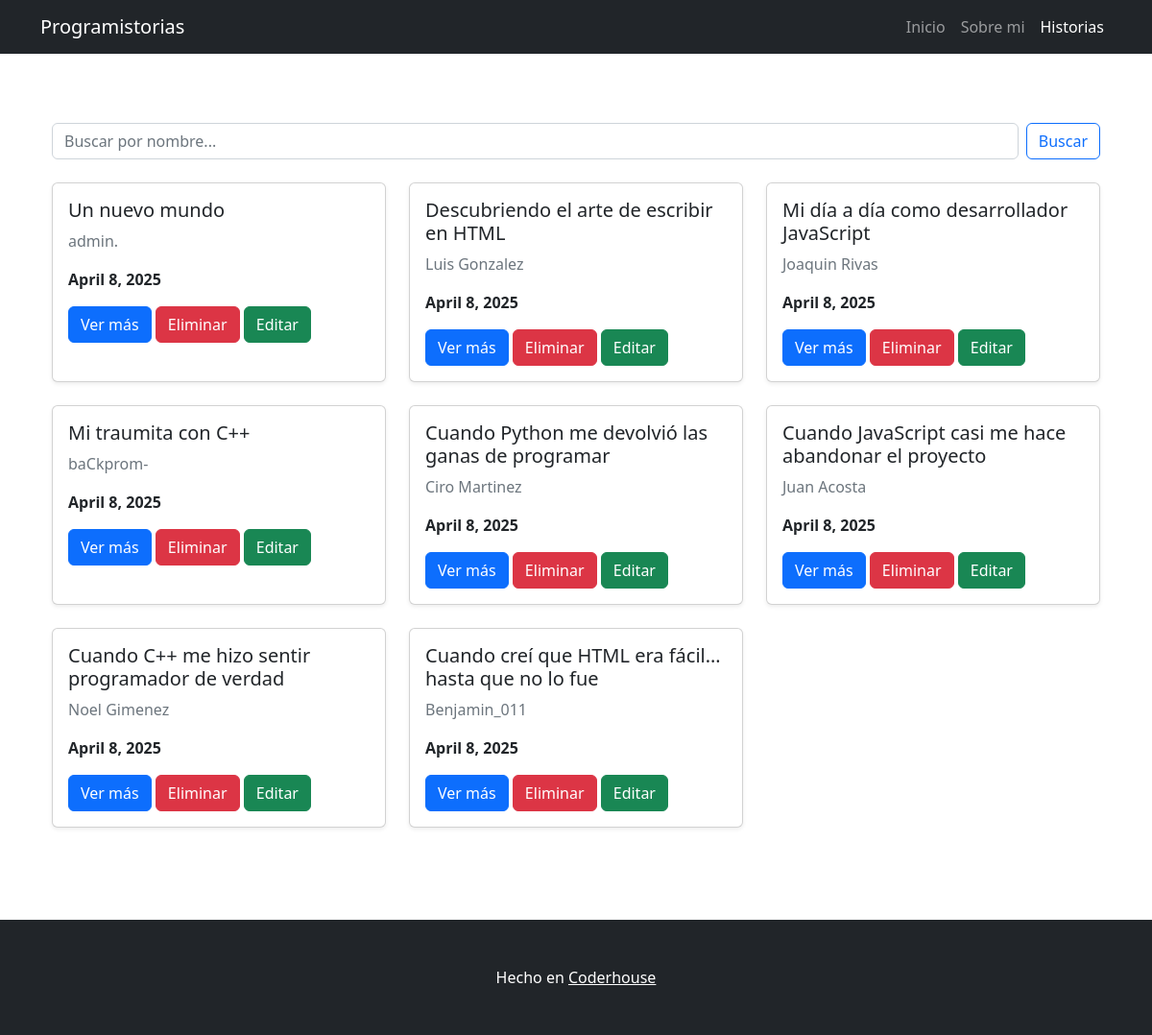
Before: /historia/list/ with the older database file.
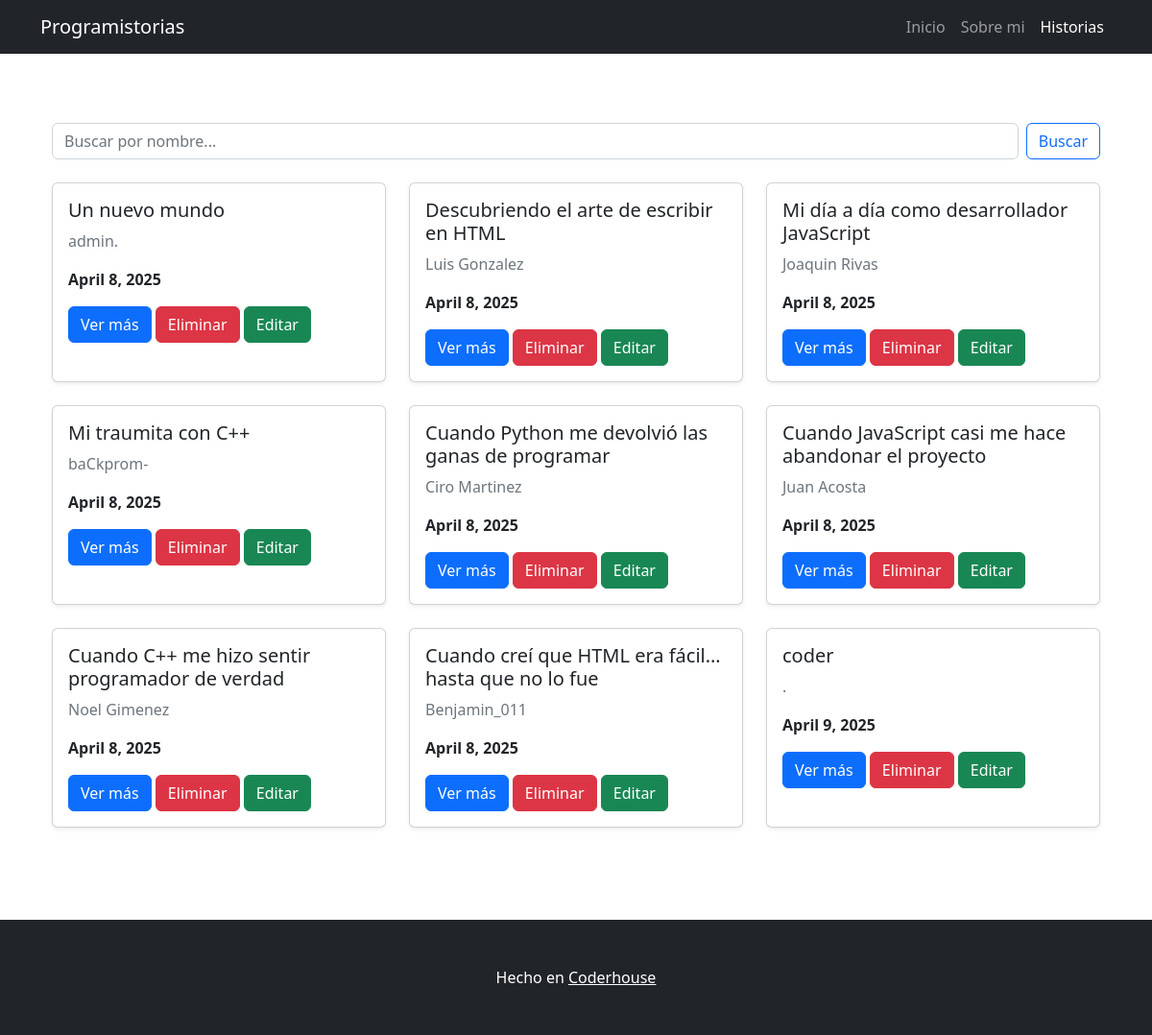
After: the same page with the newer database file.
### historia/models.py (models this page shows, shortened)
class historia(models.Model):
    categoria = models.ForeignKey(Categoria, on_delete=models.PROTECT, null=True, blank=True)
    nombre = models.CharField(max_length=100, unique=True)
    contenido = models.TextField(null=True, blank=True)
    fecha =  fecha = models.DateField(default=datetime.date.today)
    autor=models.CharField(max_length=100, null=True, blank=True)
    class Meta:
        unique_together = ("categoria", "nombre")

### historia/views.py (the view)
# urls.py: path("historia/list/", views.HistoriaListView.as_view(), name="historia_list"),
class HistoriaListView(ListView):
    model = models.historia
    template_name = "historia/historia_list.html"
    context_object_name = "object_list"
    def get_queryset(self):
        busqueda = self.request.GET.get("busqueda")
        if busqueda:
            return models.historia.objects.filter(nombre__icontains=busqueda)
        return models.historia.objects.all()

### historia/templates/historia/historia_list.html (shortened to what this page needs)
{% extends 'core/base.html' %}
{% block content %}
<div class="container my-4">
    <form method="get" class="d-flex mb-4">
        <input
            type="text"
            name="busqueda"
            class="form-control me-2"
            placeholder="Buscar por nombre..."
            value="{{ request.GET.busqueda }}">
        <button type="submit" class="btn btn-outline-primary">Buscar</button>
    </form>
    <div class="row">
        {% for historia in object_list %}
        <div class="col-md-4 mb-4">
            <div class="card h-100 shadow-sm">
                <div class="card-body">
                    <h5 class="card-title">{{ historia.nombre }}</h5>
                    <p class="card-text text-muted">{{ historia.autor|truncatechars:100 }}</p>
                    {% if historia.fecha %}
                        <p class="card-text fw-bold">{{ historia.fecha }}</p>
                    {% endif %}
                    <a href="{% url 'historia_detail' historia.id %}" class="btn btn-primary">Ver más</a>
                    <a href="{% url 'historia_confirm_delete' historia.id %}" class="btn btn-danger">Eliminar</a>
                    <a href="{% url 'historia_update' historia.id %}" class="btn btn-success">Editar</a>
                </div>
            </div>
        </div>
        {% empty %}
            <p class="text-center">No hay historias disponibles.</p>
        {% endfor %}
    </div>
</div>
{% endblock content %}

Changed rows visible on the page:
added historia: nombre "coder", autor ".", fecha "April 9, 2025"
